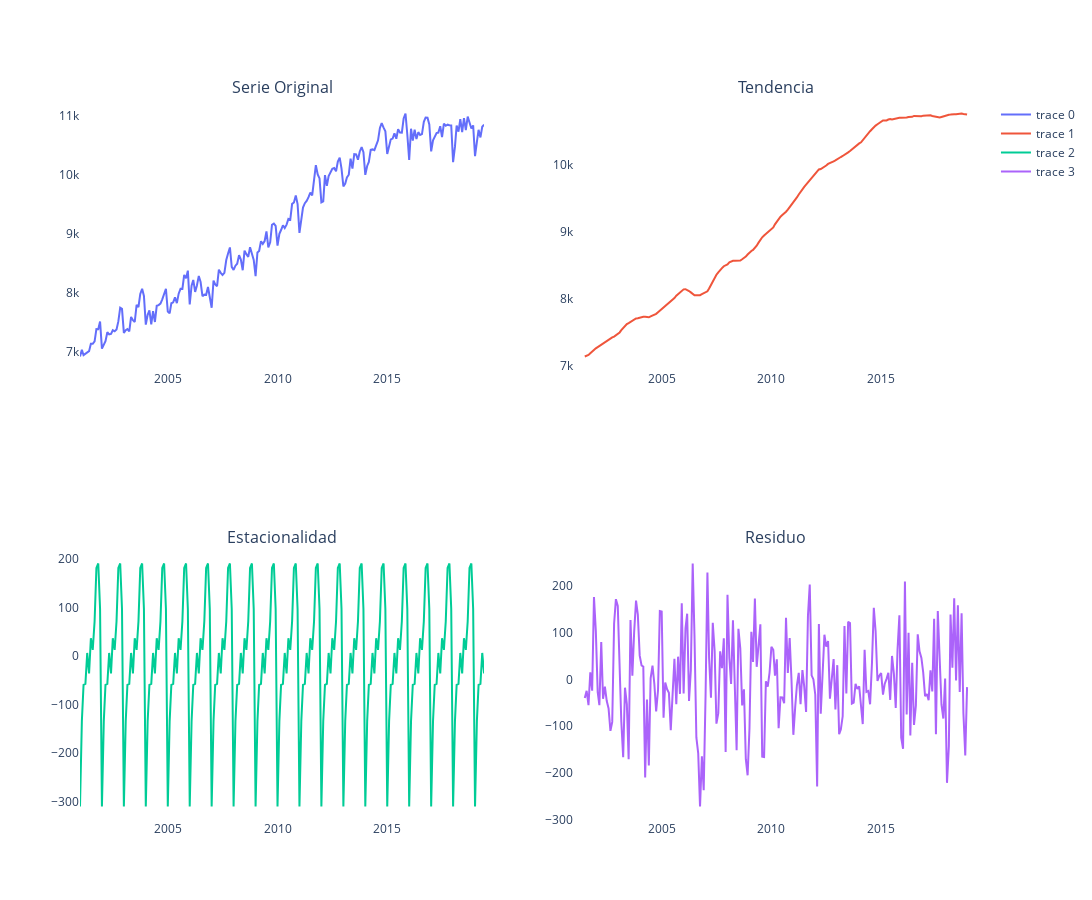

Write notebook code for a chart like this one.
### Code cell
seasonal_decomposition(
    df=df,
    date_col="mes",
    value_col="Ocupados",
    model="additive",
    period=12,
    html_path=os.path.join(html_dir, "seasonal_decompose.html"),
    png_path=os.path.join(png_dir, "seasonal_decompose.png"),title=''
)

### Figure 1 — Plotly figure (JSON) as saved in the notebook; plotly's stock layout.template omitted (floating-point values rounded to 4 significant figures; data arrays with more than 128 entries replaced by an {"elided": "..."} marker saying what was removed)
{"data": [{"mode": "lines", "type": "scatter", "x": {"elided": "222 str values"}, "xaxis": "x", "y": {"elided": "222 float values"}, "yaxis": "y"}, {"mode": "lines", "type": "scatter", "x": {"elided": "222 str values"}, "xaxis": "x2", "y": {"elided": "222 float values"}, "yaxis": "y2"}, {"mode": "lines", "type": "scatter", "x": {"elided": "222 str values"}, "xaxis": "x3", "y": {"elided": "222 float values"}, "yaxis": "y3"}, {"mode": "lines", "type": "scatter", "x": {"elided": "222 str values"}, "xaxis": "x4", "y": {"elided": "222 float values"}, "yaxis": "y4"}], "layout": {"annotations": [{"font": {"size": 16}, "showarrow": false, "text": "Serie Original", "x": 0.225, "xanchor": "center", "xref": "paper", "y": 1, "yanchor": "bottom", "yref": "paper"}, {"font": {"size": 16}, "showarrow": false, "text": "Tendencia", "x": 0.775, "xanchor": "center", "xref": "paper", "y": 1, "yanchor": "bottom", "yref": "paper"}, {"font": {"size": 16}, "showarrow": false, "text": "Estacionalidad", "x": 0.225, "xanchor": "center", "xref": "paper", "y": 0.375, "yanchor": "bottom", "yref": "paper"}, {"font": {"size": 16}, "showarrow": false, "text": "Residuo", "x": 0.775, "xanchor": "center", "xref": "paper", "y": 0.375, "yanchor": "bottom", "yref": "paper"}], "height": 900, "paper_bgcolor": "white", "plot_bgcolor": "white", "title": {"text": ""}, "width": 1300, "xaxis": {"anchor": "y", "domain": [0, 0.45]}, "xaxis2": {"anchor": "y2", "domain": [0.55, 1]}, "xaxis3": {"anchor": "y3", "domain": [0, 0.45]}, "xaxis4": {"anchor": "y4", "domain": [0.55, 1]}, "yaxis": {"anchor": "x", "domain": [0.625, 1]}, "yaxis2": {"anchor": "x2", "domain": [0.625, 1]}, "yaxis3": {"anchor": "x3", "domain": [0, 0.375]}, "yaxis4": {"anchor": "x4", "domain": [0, 0.375]}}}
